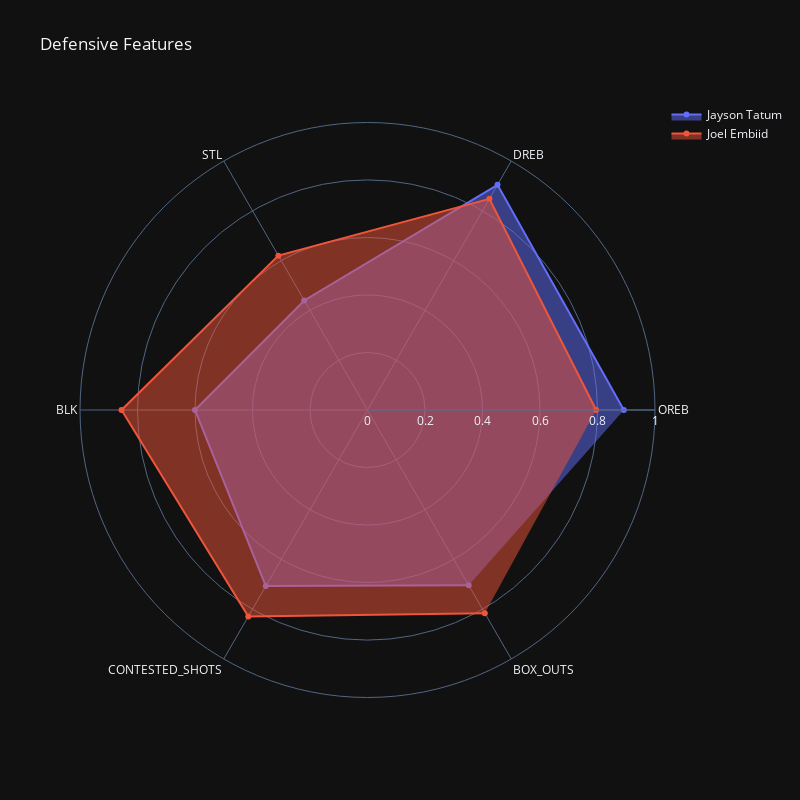

Here is the notebook cell this chart was saved with:
### Markdown cell above
#### Defensive chart

### Code cell
plt.rcParams['figure.figsize'] = [8, 8]

fig = go.Figure()

fig.add_trace(go.Scatterpolar(
      r=auxA[playerA],
      theta=defensive_features,
      fill='toself',
      name=playerA
))

fig.add_trace(go.Scatterpolar(
      r=auxB[playerB],
      theta=defensive_features,
      fill='toself',
      name=playerB
))

fig.update_layout(
  polar=dict(
    radialaxis=dict(
      visible=True,
      range=[0, 1]
    )),
  showlegend=True,
  width=800, height=800,
  template="plotly_dark",
  title = 'Defensive Features'
)

fig.show()

### Figure 1 — Plotly figure (JSON) as saved in the notebook; plotly's stock layout.template omitted (floating-point values rounded to 4 significant figures)
{"data": [{"fill": "toself", "name": "Jayson Tatum", "r": [0.8916, 0.9044, 0.44, 0.6, 0.7073, 0.704], "theta": ["OREB", "DREB", "STL", "BLK", "CONTESTED_SHOTS", "BOX_OUTS", "CHARGES_DRAWN"], "type": "scatterpolar"}, {"fill": "toself", "name": "Joel Embiid", "r": [0.7952, 0.848, 0.62, 0.8556, 0.8293, 0.816], "theta": ["OREB", "DREB", "STL", "BLK", "CONTESTED_SHOTS", "BOX_OUTS", "CHARGES_DRAWN"], "type": "scatterpolar"}], "layout": {"height": 800, "polar": {"radialaxis": {"range": [0, 1], "visible": true}}, "showlegend": true, "title": {"text": "Defensive Features"}, "width": 800}}
